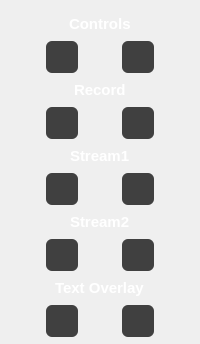
<widget class="QFrame" name="frame_controlPanel"><property name="styleSheet"><string notr="true">#frame_controlPanel { background-color: #222222; border-radius: 8px; border: 1px solid #333333; }</string></property><layout class="QVBoxLayout" name="verticalLayout_controlPanel">
          <property name="spacing">
           <number>8</number>
          </property>
          <property name="leftMargin">
           <number>3</number>
          </property>
          <property name="topMargin">
           <number>15</number>
          </property>
          <property name="rightMargin">
           <number>3</number>
          </property>
          <property name="bottomMargin">
           <number>0</number>
          </property>

          
          <item alignment="Qt::AlignmentFlag::AlignHCenter">
           <widget class="QLabel" name="controlsLabel">
            <property name="font">
             <font>
              <pointsize>11</pointsize>
              <bold>true</bold>
             </font>
            </property>
            <property name="styleSheet">
             <string notr="true">color: white;</string>
            </property>
            <property name="text">
             <string>Controls</string>
            </property>
           </widget>
          </item>
          <item>
           <layout class="QHBoxLayout" name="horizontalLayout_controls">
            <property name="spacing">
             <number>8</number>
            </property>
            <item>
             <spacer>
              <property name="orientation"><enum>Qt::Orientation::Horizontal</enum></property>
             </spacer>
            </item>
            <item>
             <widget class="QToolButton" name="controlsBtn1">
              <property name="minimumSize"><size><width>32</width><height>32</height></size></property>
              <property name="maximumSize"><size><width>32</width><height>32</height></size></property>
              <property name="styleSheet"><string notr="true">border-radius: 6px; background-color: #404040;</string></property>
             </widget>
            </item>
            <item>
             <widget class="QToolButton" name="controlsBtn2">
              <property name="minimumSize"><size><width>32</width><height>32</height></size></property>
              <property name="maximumSize"><size><width>32</width><height>32</height></size></property>
              <property name="styleSheet"><string notr="true">border-radius: 6px; background-color: #404040;</string></property>
             </widget>
            </item>
            <item>
             <spacer>
              <property name="orientation"><enum>Qt::Orientation::Horizontal</enum></property>
             </spacer>
            </item>
           </layout>
          </item>

          
          <item alignment="Qt::AlignmentFlag::AlignHCenter">
           <widget class="QLabel" name="recordLabel">
            <property name="font">
             <font>
              <pointsize>11</pointsize>
              <bold>true</bold>
             </font>
            </property>
            <property name="styleSheet">
             <string notr="true">color: white;</string>
            </property>
            <property name="text">
             <string>Record</string>
            </property>
           </widget>
          </item>
          <item>
           <layout class="QHBoxLayout" name="horizontalLayout_record">
            <property name="spacing">
             <number>8</number>
            </property>
            <item>
             <spacer>
              <property name="orientation"><enum>Qt::Orientation::Horizontal</enum></property>
             </spacer>
            </item>
            <item>
             <widget class="QToolButton" name="recordBtn1">
              <property name="minimumSize"><size><width>32</width><height>32</height></size></property>
              <property name="maximumSize"><size><width>32</width><height>32</height></size></property>
              <property name="styleSheet"><string notr="true">border-radius: 6px; background-color: #404040;</string></property>
             </widget>
            </item>
            <item>
             <widget class="QToolButton" name="recordBtn2">
              <property name="minimumSize"><size><width>32</width><height>32</height></size></property>
              <property name="maximumSize"><size><width>32</width><height>32</height></size></property>
              <property name="styleSheet"><string notr="true">border-radius: 6px; background-color: #404040;</string></property>
             </widget>
            </item>
            <item>
             <spacer>
              <property name="orientation"><enum>Qt::Orientation::Horizontal</enum></property>
             </spacer>
            </item>
           </layout>
          </item>

          
          <item alignment="Qt::AlignmentFlag::AlignHCenter">
           <widget class="QLabel" name="stream1Label">
            <property name="font">
             <font>
              <pointsize>11</pointsize>
              <bold>true</bold>
             </font>
            </property>
            <property name="styleSheet">
             <string notr="true">color: white;</string>
            </property>
            <property name="text">
             <string>Stream1</string>
            </property>
           </widget>
          </item>
          <item>
           <layout class="QHBoxLayout" name="horizontalLayout_stream1">
            <property name="spacing">
             <number>8</number>
            </property>
            <item>
             <spacer>
              <property name="orientation"><enum>Qt::Orientation::Horizontal</enum></property>
             </spacer>
            </item>
            <item>
             <widget class="QToolButton" name="stream1Btn1">
              <property name="minimumSize"><size><width>32</width><height>32</height></size></property>
              <property name="maximumSize"><size><width>32</width><height>32</height></size></property>
              <property name="styleSheet"><string notr="true">border-radius: 6px; background-color: #404040;</string></property>
             </widget>
            </item>
            <item>
             <widget class="QToolButton" name="stream1Btn2">
              <property name="minimumSize"><size><width>32</width><height>32</height></size></property>
              <property name="maximumSize"><size><width>32</width><height>32</height></size></property>
              <property name="styleSheet"><string notr="true">border-radius: 6px; background-color: #404040;</string></property>
             </widget>
            </item>
            <item>
             <spacer>
              <property name="orientation"><enum>Qt::Orientation::Horizontal</enum></property>
             </spacer>
            </item>
           </layout>
          </item>

          
          <item alignment="Qt::AlignmentFlag::AlignHCenter">
           <widget class="QLabel" name="stream2Label">
            <property name="font">
             <font>
              <pointsize>11</pointsize>
              <bold>true</bold>
             </font>
            </property>
            <property name="styleSheet">
             <string notr="true">color: white;</string>
            </property>
            <property name="text">
             <string>Stream2</string>
            </property>
           </widget>
          </item>
          <item>
           <layout class="QHBoxLayout" name="horizontalLayout_stream2">
            <property name="spacing">
             <number>8</number>
            </property>
            <item>
             <spacer>
              <property name="orientation"><enum>Qt::Orientation::Horizontal</enum></property>
             </spacer>
            </item>
            <item>
             <widget class="QToolButton" name="stream2Btn1">
              <property name="minimumSize"><size><width>32</width><height>32</height></size></property>
              <property name="maximumSize"><size><width>32</width><height>32</height></size></property>
              <property name="styleSheet"><string notr="true">border-radius: 6px; background-color: #404040;</string></property>
             </widget>
            </item>
            <item>
             <widget class="QToolButton" name="stream2Btn2">
              <property name="minimumSize"><size><width>32</width><height>32</height></size></property>
              <property name="maximumSize"><size><width>32</width><height>32</height></size></property>
              <property name="styleSheet"><string notr="true">border-radius: 6px; background-color: #404040;</string></property>
             </widget>
            </item>
            <item>
             <spacer>
              <property name="orientation"><enum>Qt::Orientation::Horizontal</enum></property>
             </spacer>
            </item>
           </layout>
          </item>

          
          <item alignment="Qt::AlignmentFlag::AlignHCenter">
           <widget class="QLabel" name="textOverlayLabel">
            <property name="font">
             <font>
              <pointsize>11</pointsize>
              <bold>true</bold>
             </font>
            </property>
            <property name="styleSheet">
             <string notr="true">color: white;</string>
            </property>
            <property name="text">
             <string>Text Overlay</string>
            </property>
           </widget>
          </item>
          <item>
           <layout class="QHBoxLayout" name="horizontalLayout_textOverlay">
            <property name="spacing">
             <number>8</number>
            </property>
            <item>
             <spacer>
              <property name="orientation"><enum>Qt::Orientation::Horizontal</enum></property>
             </spacer>
            </item>
            <item>
             <widget class="QToolButton" name="textOverlayBtn1">
              <property name="minimumSize"><size><width>32</width><height>32</height></size></property>
              <property name="maximumSize"><size><width>32</width><height>32</height></size></property>
              <property name="styleSheet"><string notr="true">border-radius: 6px; background-color: #404040;</string></property>
             </widget>
            </item>
            <item>
             <widget class="QToolButton" name="textOverlayBtn2">
              <property name="minimumSize"><size><width>32</width><height>32</height></size></property>
              <property name="maximumSize"><size><width>32</width><height>32</height></size></property>
              <property name="styleSheet"><string notr="true">border-radius: 6px; background-color: #404040;</string></property>
             </widget>
            </item>
            <item>
             <spacer>
              <property name="orientation"><enum>Qt::Orientation::Horizontal</enum></property>
             </spacer>
            </item>
           </layout>
          </item>

          <item>
           <spacer name="verticalSpacer_controlPanel">
            <property name="orientation"><enum>Vertical</enum></property>
           </spacer>
          </item>
         </layout>
        </widget>
